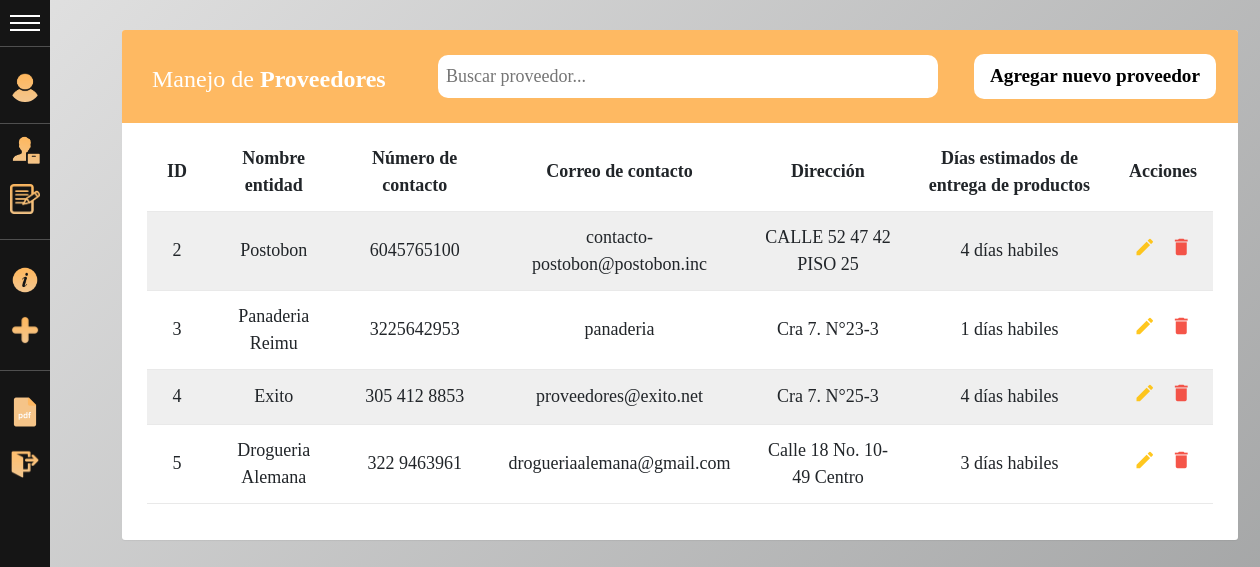
Page /proveedores/ (signed in) on the committed database.
### gestion/models.py (models this page shows, shortened)
class Proveedores(models.Model):
    class Meta:
        verbose_name_plural = 'Proveedores'
    id = models.AutoField(primary_key=True)
    nombre_proveedor = models.CharField(max_length = 255, verbose_name="Nombre del proveedor")
    direccion_proveedor = models.CharField(max_length = 255, verbose_name="Dirección del proveedor")
    numero_proveedor = models.CharField(max_length = 255, verbose_name="Número del contacto del proveedor")
    correo_proveedor = models.CharField(max_length = 255, verbose_name="Correo del proveedor")
    dias_entrega_general = models.IntegerField(verbose_name="Días de entrega general")

### inventario/views.py (the view)
# urls.py: path('proveedores/', views.lista_proveedores),                                     #Lista de proveedores
@login_required
def lista_proveedores(request):
    data = {
        'proveedores' : Proveedores.objects.all(),
    }
    return render(request, "lista_proveedores.html", data)

### templates/lista_proveedores.html (shortened to what this page needs)
{% extends "base.html"%}
{% load filter%}
{%block content %}
  <body>
    <div class="container">
        <div class="table-wrapper">
            <div class="table-title">
                <div class="title" >
					<h2>Manejo de <b>Proveedores</b></h2>
				</div>
                <div class="selects">
                    <input class="buscador_producto" type="search" placeholder="Buscar proveedor..." id="searchTerm" data-target="mi-tablaXD" onkeyup="doSearch()" onchange="doSearch()">
                </div>
                <div class="selects">
                    <div class="Agregar-proveedor">
                        <a class="texto-agregar" href="http://127.0.0.1:8000/agregar_proveedor/">Agregar nuevo proveedor</a>
                    </div>
                </div>
            </div>
            <table id="mi-tablaXD" class="table table-striped table-hover" style="text-align: center;">
                <thead>
                    <tr>
                        <th>ID</th>
                        <th>Nombre entidad</th>
                        <th>Número de contacto</th>
						<th>Correo de contacto</th>
                        <th>Dirección</th>
                        <th>Días estimados de entrega de productos</th>
                        <th>Acciones</th>
                    </tr>
                </thead>
                <tbody>
                {%for proveedor in proveedores %}
                    <tr>
                        <td>{{proveedor.id}}</td>
                        <td>{{proveedor.nombre_proveedor}}</td>
                        <td>{{proveedor.numero_proveedor}}</td>
                        <td>{{proveedor.correo_proveedor}}
                        <td>{{proveedor.direccion_proveedor}}</td>
                        <td>{{proveedor.dias_entrega_general}} días habiles</td>
                        <td>
                            <a href="http://127.0.0.1:8000/modificarProveedor/{{proveedor.id}}"><i style="color: #FFC107;" class="material-icons" data-toggle="tooltip" title="Editar">&#xE254;</i></a>
                            <a onclick="eliminarProveedor({{proveedor.id}})"><i style="color: #F44336;" class="material-icons" data-toggle="tooltip" title="Eliminar">&#xE872;</i></a>
                        </td>
                    </tr>
                {% endfor %}
                </tbody>
            </table>
        </div>
    </div>
</body>
{%endblock%}

### static/lista.css (style rules this page uses)
body { margin: 0; width: 100%; height: 100vh; background: linear-gradient(-45deg, #f4eeed, #cbc7c8, #87898a, #e1e1e1); background-size: 400% 400%; animation: gradiente 15s ease infinite; overflow-y: scroll; overflow-x: hidden; }
body { color: #566787; font-family: 'Varela Round', sans-serif; font-size: 13px; }
.table-wrapper { background: #fff; padding: 20px 25px; margin: 30px 0; border-radius: 3px; box-shadow: 0 1px 1px rgba(0,0,0,.05); }
.table-title { padding-bottom: 15px; background: #feb962; color: #fff; padding: 16px 30px; margin: -20px -25px 10px; border-radius: 3px 3px 0 0; }
.table-title h2 { margin: 5px 0 0; font-size: 24px; }
table.table tr th, table.table tr td { border-color: #e9e9e9; padding: 12px 15px; vertical-align: middle; }
table.table tr th:first-child { width: 60px; }
table.table tr th:last-child { width: 100px; }
table.table-striped tbody tr:nth-of-type(odd) { background-color: #fcfcfc; }
table.table td:last-child i { opacity: 0.9; font-size: 22px; margin: 0 5px; }
table.table td a { font-weight: bold; color: #566787; display: inline-block; text-decoration: none; outline: none !important; }
table.table td i { font-size: 19px; }

### static/menu2.css (style rules this page uses)
:root { --width: 300px; --padding: 10px; --bgcolor: rgb(21, 21, 21); --hovercolor: rgb(79, 79, 79); --width-collapsed: 50px; }
body { font-family: Cambria, Cochin, Georgia, Times, 'Times New Roman', serif; font-size: 18px; padding: 0; margin: 0; margin-left: var(--width-collapsed); transition: 0.4s; }

### static/search.css (style rules this page uses)
* { margin: 0; padding: 0; box-sizing: border-box; }

### templates/lista_proveedores.html (style rules this page uses)
.table-title { display: flex; justify-content: space-between; align-items: center; }
.selects { display: flex; flex-direction: column; align-items: flex-start; justify-content: start; }
.Agregar-proveedor { padding: .5rem; margin: .5rem; border: none; border-radius: 10px; background-color: #ffffff; color: #fff; text-decoration: none; font-weight: bold; font-size: 1.2rem; text-align: center; width: 100%; text-decoration: none; }
.texto-agregar { color: #000000; text-decoration: none; }
.buscador_producto { padding: .5rem; margin: .5rem; border: none; border-radius: 10px; width: 500px; }

### rows in the picture
Proveedores: id "2", nombre_proveedor "Postobon", numero_proveedor "6045765100", correo_proveedor "contacto-postobon@postobon.inc", direccion_proveedor "CALLE 52 47 42 PISO 25", dias_entrega_general "4"
Proveedores: id "3", nombre_proveedor "Panaderia Reimu", numero_proveedor "3225642953", correo_proveedor "panaderia", direccion_proveedor "Cra 7. N°23-3", dias_entrega_general "1"
Proveedores: id "4", nombre_proveedor "Exito", numero_proveedor "305 412 8853", correo_proveedor "proveedores@exito.net", direccion_proveedor "Cra 7. N°25-3", dias_entrega_general "4"
Proveedores: id "5", nombre_proveedor "Drogueria Alemana", numero_proveedor "322 9463961", correo_proveedor "drogueriaalemana@gmail.com", direccion_proveedor "Calle 18 No. 10-49 Centro", dias_entrega_general "3"
